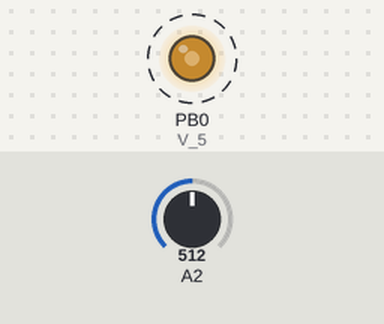
A sketch run on a simulated ATtiny85, built with avr-gcc and run on an emulated ATtiny85. Shown: output pins drawn as LEDs (lit = HIGH). Dashed ring = blinking. The inputs (shaded band) are chosen by the test bench; at power-on: A2 = 512.

Above: at 0.05 s.
Timing chart, 0 to 4.6 s (numbered marks = the images above):
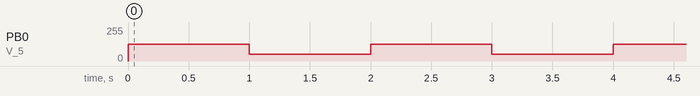

Measured:
- by itself, PB0 (V_5): alternates 127/255 for 1.0 s and 51/255 for 1.0 s

The sketch:

attiny85_and_arduino_wiring_for_attiny85_programming1.ino
```cpp
// pins
int V_5 = 0;
int V_R = 2;

float C0 = 0.0000000000046853892;
float f = 0;
float C = 0;
float X =0;

float V_5max = 2.5 * 255 / 5;
float V_5min = 1 * 255 / 5;

float V_R1 = 0;
float V_R2 = 0;


void setup()
{
  pinMode(V_5, OUTPUT);
  pinMode(V_R, INPUT);
}


// the loop routine runs over and over again forever:
void loop()
{

  analogWrite(V_5, V_5max);
  int V_R1 = analogRead(V_R);
  delay(1000); // Wait for 1000 millisecond(s)

  analogWrite(V_5, V_5min);
  int V_R2 = analogRead(V_R);
  delay(1000); // Wait for 1000 millisecond(s)


  if (V_R1<V_R2)
  {
    V_5min = (V_5min+V_5max)/2;
  }
  else if(V_R1 > V_R2)
  {
    V_5max = (V_5min+V_5max)/2;
  }
  else if( V_R1 == V_R2)
  {
    f = V_R1 / 3.375 *15000;
    //C = f^2/1.72;
    //X = (C/C0-15-1)/16*10^8;
  }

}
```
